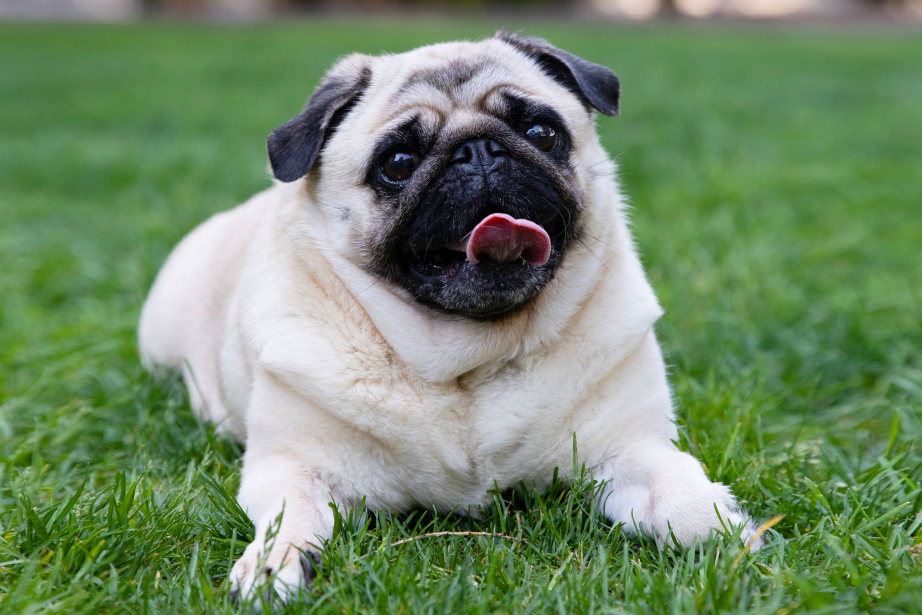
#> input picture py_opencv/photos/dog1.jpg, 2765 x 1843 px (shown at 1/3 size)
$ python contours.py
#> lines starting #> are read from the running program, lines starting #| are printed output that depends on the picture; after the words box and inside, x2 and y2 are one past the last pixel; in counts of white or black regions, pixels touching at a corner belong together
import cv2 as cv
import numpy as np

img = cv.imread("photos/dog1.jpg")
#> img is the input picture: shape (1843, 2765, 3); mean B, G, R 105.2, 138.7, 114.6
img = cv.resize(img, (int(img.shape[1] * 0.2), int(img.shape[0]*0.2)), interpolation=cv.INTER_LINEAR)
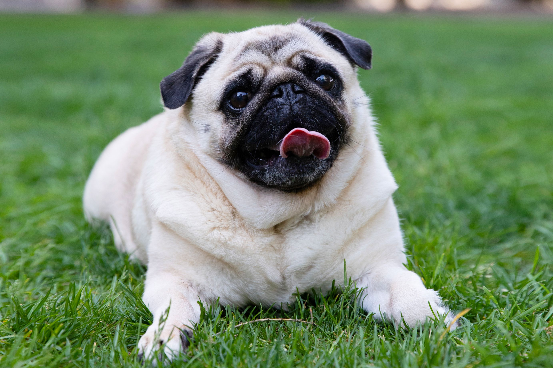
#> img: shape (368, 553, 3); mean B, G, R 105.1, 138.6, 114.5
cv.imshow("dog",img)

blank = np.zeros(img.shape, dtype='uint8')
cv.imshow('blank', blank)


gray = cv.cvtColor(img, cv.COLOR_BGR2GRAY)
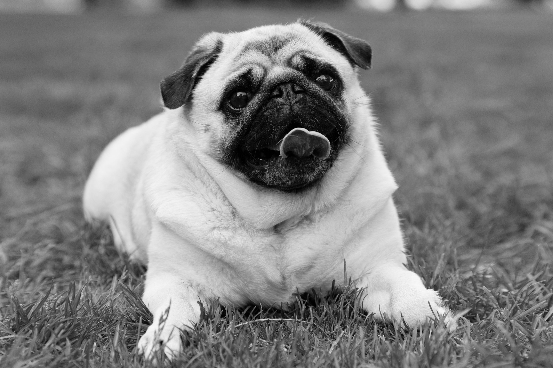
#> gray: shape (368, 553); min 0, max 249, mean 127.6
cv.imshow("gray", gray)

"""One way to find contours"""
# [6 lines of commented-out code are left out]
ret, thresh = cv.threshold(gray, 125, 255, cv.THRESH_BINARY)
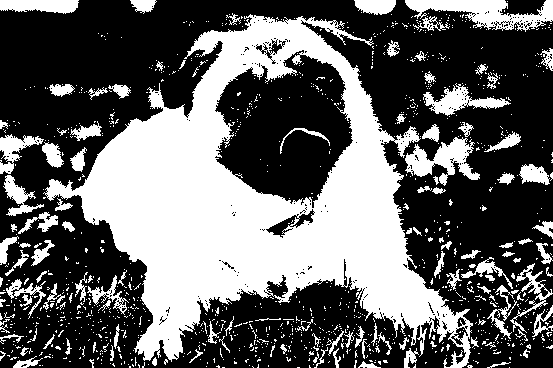
#> thresh: shape (368, 553); 38.7% white; 1153 white regions (1033 under 20 px)
cv.imshow("thresh", thresh)

# contour = py list of coordinates of the contours, hierarchies = heirarchical relationshiop of the contours
contours, hierarchies = cv.findContours(thresh, cv.RETR_LIST, cv.CHAIN_APPROX_NONE)
#> contours = 1855 contours, 1751 with area under 20; largest, box (x1, y1, x2, y2) and area: (43, 14, 473, 368) 71788, (214, 49, 354, 209) 14762, (405, 0, 553, 32) 2176, (405, 137, 480, 186) 1481, (423, 83, 511, 116) 981
# RETR LIST = list of all contours, RETR_EXTERNAL = only the external contours RETR_TREE = all hierarchical contours
# CHAIN_APPROX_SIMPLE = compresses the contours
cv.drawContours(blank, contours, -1, (0, 0, 255), 1)
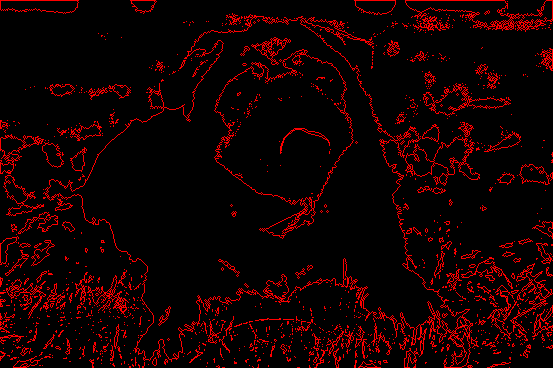
#> blank: shape (368, 553, 3); mean of channels 0, 1, 2 0, 0, 21; drawn as B, G, R
cv.imshow('drawn', blank)

print(len(contours), " contours found")
#| 1855  contours found


cv.waitKey(0)

$ run again, with py_opencv/photos/dog3.jpg copied over py_opencv/photos/dog1.jpg
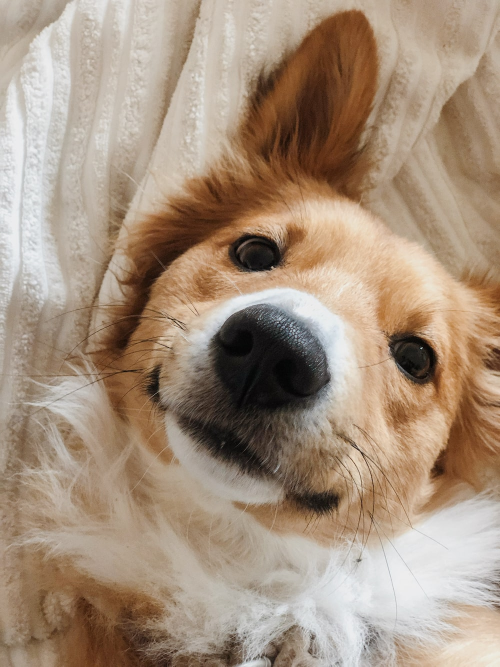
#> input picture py_opencv/photos/dog3.jpg, 1000 x 1333 px (shown at 1/2 size)
#> img is the input picture: shape (1333, 1000, 3); mean B, G, R 125.4, 144.8, 165.5
#> img: shape (266, 200, 3)
#> `ret, thresh = cv.threshold(gray, 125, 255, cv.THRESH_BINARY)`:
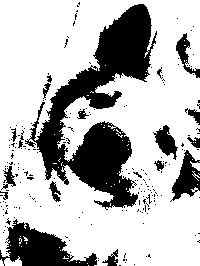
#> thresh: shape (266, 200); 71.9% white; 210 black regions (191 under 20 px)
#> contours = 371 contours, 350 with area under 20; largest, box (x1, y1, x2, y2) and area: (0, 0, 200, 266) 48658, (29, 3, 158, 210) 10442, (153, 124, 179, 161) 471, (48, 180, 62, 203) 148, (3, 165, 17, 187) 146
#> `cv.drawContours(blank, contours, -1, (0, 0, 255), 1)`:
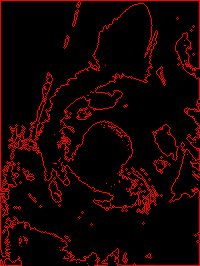
#> blank: shape (266, 200, 3); mean of channels 0, 1, 2 0, 0, 21.3; drawn as B, G, R
#| 371  contours found
